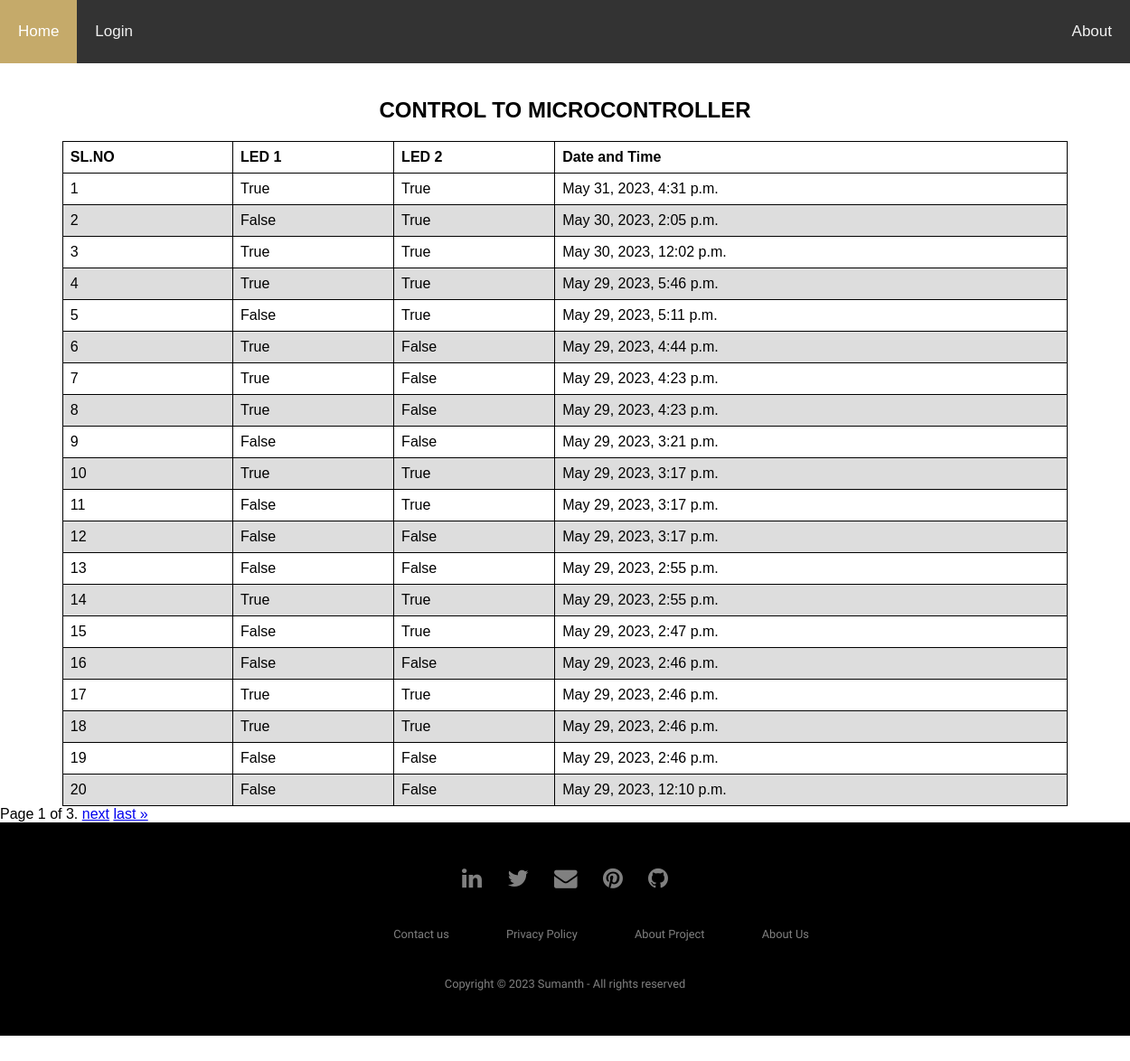
The app's page /circuit/, older data.
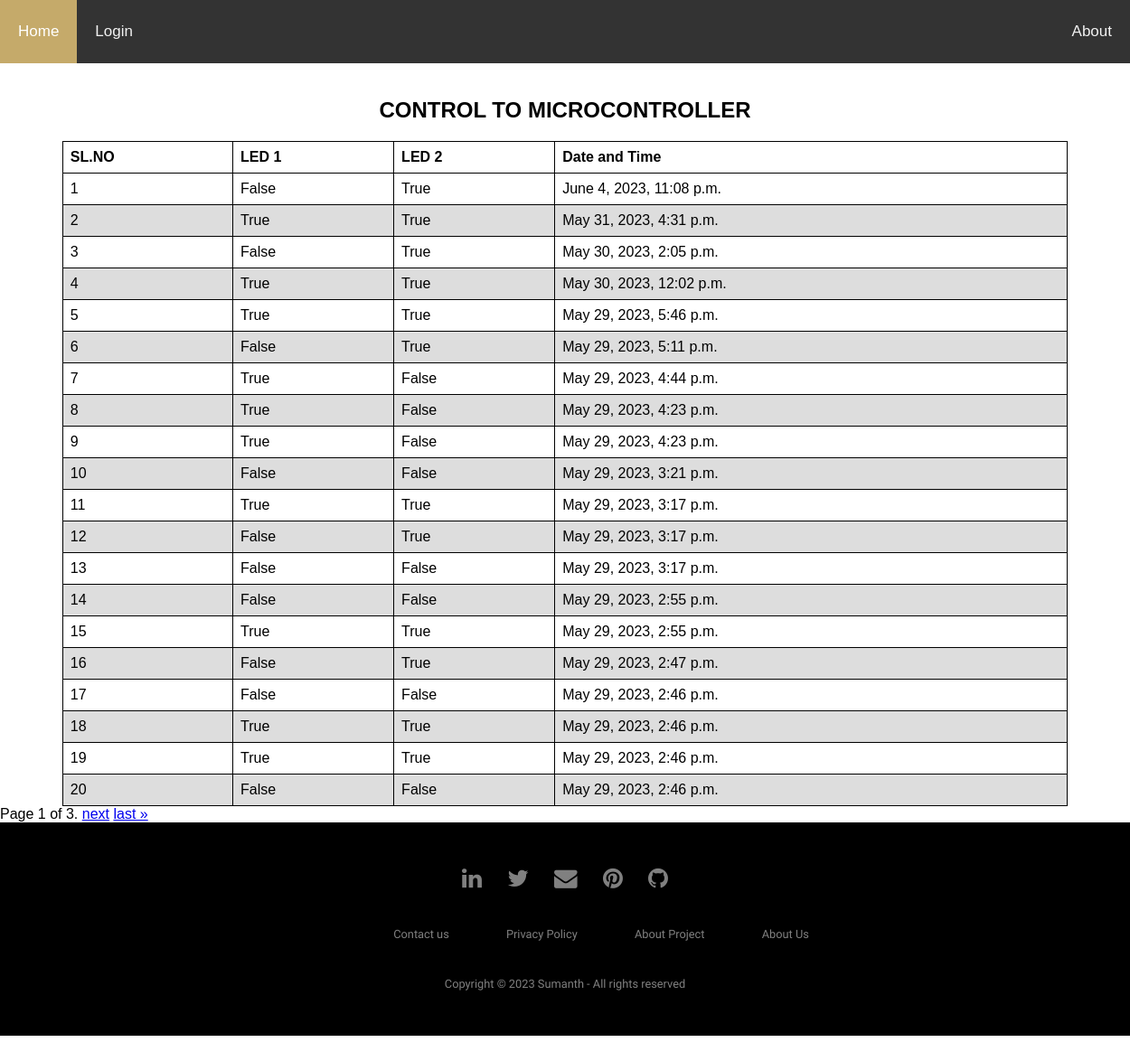
The same page, newer data.
### ckt/models.py (models this page shows, shortened)
class CircuitModel(models.Model):
    led_1 = models.BooleanField(default=False)
    led_2 = models.BooleanField(default=False)
    doc = models.DateTimeField(auto_now_add=True)
    doe = models.DateTimeField(auto_now=True)
    user = models.ForeignKey(User, on_delete=models.DO_NOTHING, blank=True)

### ckt/views.py (the view)
# urls.py: path("circuit/", CircuitControlView.as_view(), name="ckt"),
class CircuitControlView(ListView):
    model = CircuitModel
    ordering = "-id"
    paginate_by = 20

### ckt/templates/ckt/circuitmodel_list.html (shortened to what this page needs)
{% extends 'base.html' %} {% block content %}
<br>
<center><h2>CONTROL TO MICROCONTROLLER</h2></center>
    </head>
    <body>
    <table class="striped centered">
    <thead>
      <tr>
        <th>SL.NO</th>
        <th>LED 1</th>
        <th>LED 2</th>
        <th>Date and Time</th>
      </tr>
    </thead>
      <tbody>
        {% for object in object_list %}
        <tr>
        <td>{{forloop.counter}}</td>
        <td>{{object.led_1}} </td>
        <td>{{object.led_2}}</td>
        <td>{{object.doc}}</td>
    </tr>
        {% endfor %}
    </tbody>
    </table>
    <div class="pagination">
        <span class="step-links">
          <span class="current">
            Page {{ page_obj.number }} of {{ paginator.num_pages }}.
          </span>
          {% if page_obj.has_next %}
          <a href="?page={{ page_obj.next_page_number }}">next</a>
          <a href="?page={{ page_obj.num_pages }}">last &raquo;</a>
          {% endif %}
        </span>
      </div>
 {% endblock content %}

### templates/base.html (shortened to what this page needs)
{% load static %} {% url 'ckt:home_page' as home_page %}
<!DOCTYPE html>
<html>
  <head>
    <link
      rel="stylesheet"
      href="https://cdnjs.cloudflare.com/ajax/libs/font-awesome/4.7.0/css/font-awesome.min.css"
    />
  </head>
  <body>
    <div class="topnav">
      <a class="active" href="{% url 'home' %}">Home</a>
      {% if user.is_authenticated %}
      <a href="{% url 'control' %}">Control</a>
      <a href="{% url 'ckt' %}">Circuit</a>
      <a href="{% url 'ckt_status' %}">Status</a>
      <a href="{% url 'viewchart' %}">Graph 1</a>
      <a href="{% url 'chartview_two' %}">Graph 2</a>
      <a href="/admin/">Admin</a>
      {% else %}
      <a href="{% url 'login' %}">Login</a>
      {% endif %}
      <div class="topnav-right">
        <a href="{% url 'about_page' %}">About</a>
      </div>
    </div>
    {% block content %}{% endblock content %}
    <footer>
      <div class="footer">
        <div class="row">
          <a href="https://www.linkedin.com/in/sumanth321/"
            ><i class="fa fa-linkedin"></i
          ></a>
          <a href="https://twitter.com/Suman_s_a_m"
            ><i class="fa fa-twitter"></i
          ></a>
          <a
            href="mailto:sumanth.m70@gmail.com?subject=Mail from  IOT platform Website"
            ><i class="fa fa-envelope"></i
          ></a>
          <a href="https://in.pinterest.com/sumanthm70/"
            ><i class="fa fa-pinterest"></i
          ></a>
          <a href="https://github.com/sumansam312"
            ><i class="fa fa-github"></i
          ></a>
        </div>
        <div class="row">
          <ul>
            <li>
              <a
                href="mailto:sumanth.m70@gmail.com?subject=Mail from  IOT platform Website"
                >Contact us</a
              >
            </li>
            <li><a href="{% url 'privacy_policy' %}">Privacy Policy</a></li>
            <li><a href="#">About Project</a></li>
            <li><a href="{% url 'about_page' %}">About Us</a></li>
          </ul>
        </div>
        <div class="row">Copyright © 2023 Sumanth - All rights reserved</div>
      </div>
    </footer>
  </body>
</html>

### templates/base.html (style rules this page uses)
body { margin: 0; font-family: Arial, Helvetica, sans-serif; padding-bottom: 200px; }
.topnav { overflow: hidden; background-color: #333; }
.topnav a { float: left; color: #f2f2f2; text-align: center; padding: 25px 20px; text-decoration: none; font-size: 17px; }
.topnav a.active { background-color: #c5aa6a; color: white; }
.topnav-right { float: right; }
body { margin: 0; overflow-x: hidden; }
.footer { background: #000; padding: 30px 0px; font-family: "Play", sans-serif; text-align: center; }
.footer .row { width: 100%; margin: 1% 0%; padding: 0.6% 0%; color: gray; font-size: 0.8em; }
.footer .row a { text-decoration: none; color: gray; transition: 0.5s; }
.footer .row ul { width: 100%; }
.footer .row ul li { display: inline-block; margin: 0px 30px; }
.footer .row a i { font-size: 2em; margin: 0% 1%; }

### ckt/templates/ckt/circuitmodel_list.html (style rules this page uses)
table { font-family: arial, sans-serif; border-collapse: collapse; width: 89%; margin-left: auto; margin-right: auto; }
td, th { border: 1px solid #dddddd; text-align: left; padding: 8px; }
tr:nth-child(even) { background-color: #dddddd; }
table, th, td { border:1px solid black; border-collapse: collapse; }

Row changes from the older to the newer data that the page shows:
no longer on this page (row unchanged): CircuitModel: led_1 "False", led_2 "False", doc "May 29, 2023, 12:10 p.m."
added CircuitModel: led_1 "False", led_2 "True", doc "June 4, 2023, 11:08 p.m."
